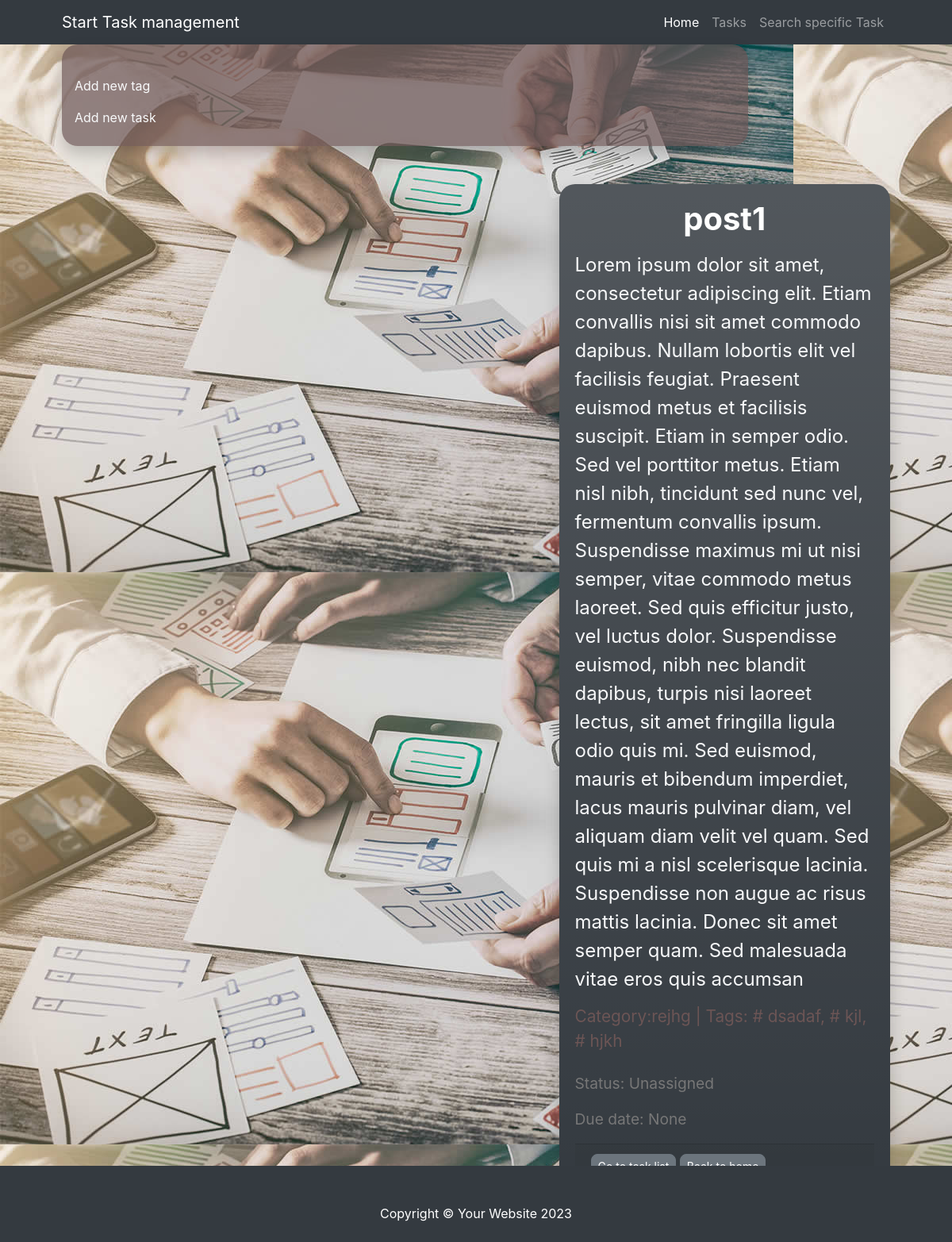
Before: /task_detail/1/ with the older database file.
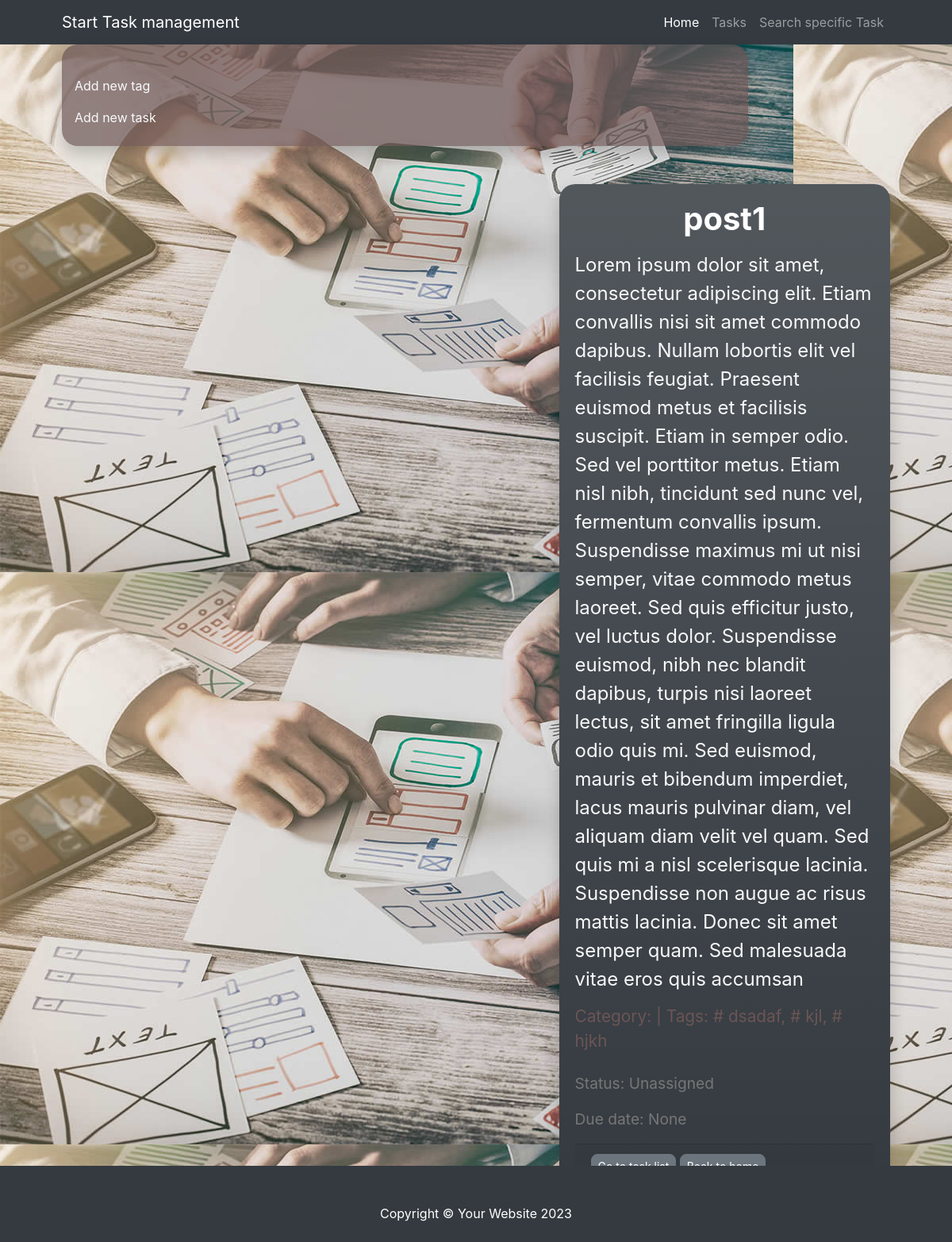
After: the same page with the newer database file.
### task/models.py (models this page shows, shortened)
class Task(models.Model):
    STATUS_UNASSIGNED = 'U'
    STATUS_ASSIGNED = 'A'
    STATUS_IN_PROGRESS = 'I'
    STATUS_COMPLETE = 'C'
    STATUS_CHOICES = [
        (STATUS_UNASSIGNED, 'Unassigned'),
        (STATUS_ASSIGNED, 'Assigned'),
        (STATUS_IN_PROGRESS, 'In_Progress'),
        (STATUS_COMPLETE, 'Completed'),
    ]
    title = models.CharField(max_length=50)
    description = models.TextField()
    due_date = models.DateField()
    status = models.CharField(
        max_length=1, choices=STATUS_CHOICES, default=STATUS_UNASSIGNED)
    category = models.ForeignKey(Category, on_delete=models.PROTECT)
    tag = models.ManyToManyField(Tag)

class Category(models.Model):
    name = models.CharField(max_length=50)
    description = models.TextField()
    def __str__(self):
        return self.name

### task/views.py (the view, shortened to what this page needs)
# urls.py: path('task_detail/<int:pk>/', views.tasks_tale_view, name='task_detail'),
def tasks_tale_view(request, pk):
    if request.method == 'GET':
        task = get_object_or_404(Task, pk=pk)
        stats = []
        status_label = []
        for i in Task.STATUS_CHOICES:
            status_label.append(i[0])
            stats.append(i[0])
        tags = Tag.objects.all()
        categories = Category.objects.all()
        context = {
            'task': task,
            'tags': list(tags),
            'stats': stats,
            'categories': categories,
        }
        return render(request, 'task/task_detail.html', context)

### templates/task/task_detail.html (shortened to what this page needs)
{% extends 'base.html' %}
{% load static %}
{% block content %}
    <div class="content-wrapper">
        <div class="container px-4 px-lg-5">
            <div class="row d-flex">
                <div class="col-md-10">
                    <div class="card p-3 py-4 " style="background: rgba(108, 85, 85, .7)">
                        <div class="mt-3" style=" display: inline-block; margin-right: 20px;">
                            <a data-toggle="collapse" href="#collapseExample1" role="button"
                               aria-expanded="false"
                               aria-controls="collapseExample1"
                               class="advanced text-decoration-none text-light">Add new tag
                            </a>
                        </div>
                        <div class="mt-3">
                            <a data-toggle="collapse" href="#collapseExample2" role="button"
                               aria-expanded="false"
                               aria-controls="collapseExample2"
                               class="advanced text-decoration-none text-light">Add new task
                            </a>
                        </div>
                    </div>
                </div>
            </div>
            <div class="row gx-4 gx-lg-5 align-items-center my-5">
                <div class="col-lg-5">
                    <div class="card bg-dark bg-gradient">
                        <div class="card-body text-white">
                            <h5 class="card-title text-center">{{ task.title }}</h5>
                            <p class="card-text text-light">{{ task.description }}</p>
                            <p class="card-tag">Category:<a class="text-decoration-none"
                                                            href="{% url 'category_detail' task.category.id %}"
                                                            style="color: #6c5555;">{{ task.category }}</a> | Tags:
                                {% for tag in task.tag.all %}
                                    # {{ tag.label }}{% if not forloop.last %}, {% endif %}
                                {% endfor %}
                            </p>
                            <p class="card-small">Status: {{ task.get_status_display }}</p>
                            <p class="card-small">Due date: {{ task.due_date }}</p>
                            <div class="card-footer">
                                <a class="btn btn-secondary rounded-3 btn-sm" href="{% url 'task_list' %}">Go to task
                                    list</a>
                                <a class="btn btn-secondary rounded-3 btn-sm" href="{% url 'home_page' %}">Back to
                                    home</a>
                            </div>
                        </div>
                    </div>
                </div>
            </div>
        </div>
    </div>
{% endblock %}

Changed rows visible on the page:
changed through a linked row, Task "post1": category "rejhg" → (not shown)
